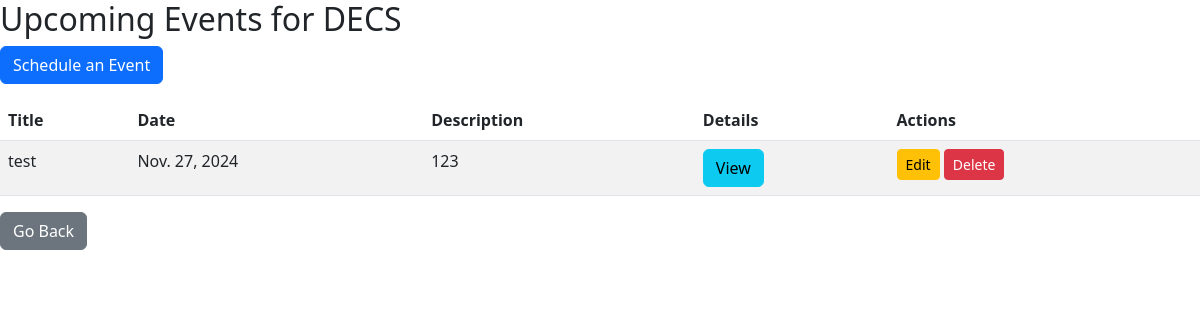
The app's page /society/1/events/ (signed in), older data.
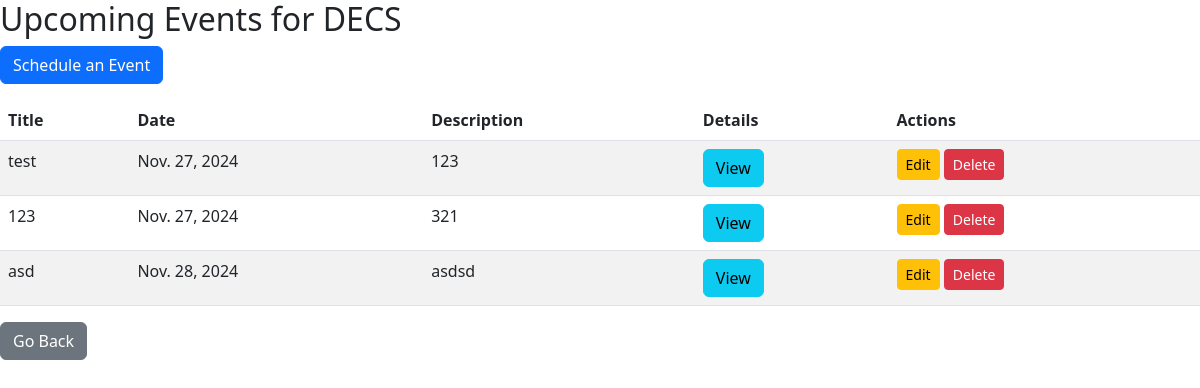
The same page, newer data.
### Society/models.py (models this page shows, shortened)
class Event(models.Model):
    society = models.ForeignKey(Society, on_delete=models.CASCADE, related_name="events")
    title = models.CharField(max_length=255)
    description = models.TextField()
    date = models.DateField()
    venue = models.CharField(max_length=255)
    created_at = models.DateTimeField(auto_now_add=True)
    created_by = models.ForeignKey(CustomUser, on_delete=models.CASCADE)
    image = models.ImageField(upload_to='events/images/', blank=True, null=True)
    video = models.FileField(upload_to='events/videos/', blank=True, null=True)
    is_participating_event = models.BooleanField(default=False)
    max_participants = models.PositiveIntegerField(null=True, blank=True)
    participants = models.ManyToManyField(CustomUser, related_name="participating_events", blank=True)
    banned_participants = models.ManyToManyField(CustomUser, related_name='banned_events', blank=True)

### Society/views.py (the view)
# urls.py: path('society/<int:society_id>/events/', sviews.upcoming_events, name='upcoming_events'),
@login_required
@login_required
def upcoming_events(request, society_id):
    society = get_object_or_404(Society, id=society_id)
    events = Event.objects.filter(society=society).order_by('date')
    is_admin = society.admins.filter(id=request.user.id).exists()
    context = {
        'society': society,
        'events': events,
        'is_admin': is_admin,
    }
    return render(request, 'upcoming_events.html', context)

### Templates/upcoming_events.html (shortened to what this page needs)
<!DOCTYPE html>
<html lang="en">
<head>
    <link href="https://cdn.jsdelivr.net/npm/bootstrap@5.3.0/dist/css/bootstrap.min.css" rel="stylesheet">
</head>
<body>
    <h2>Upcoming Events for {{ society.name }}</h2>
    {% if is_admin %}
        <a href="{% url 'create_event' society.id %}" class="btn btn-primary mb-3">Schedule an Event</a>
    {% endif %}
    <table class="table table-striped">
        <thead>
            <tr>
                <th>Title</th>
                <th>Date</th>
                <th>Description</th>
                <th>Details</th>
                {% if is_admin %}
                <th>Actions</th>
                {% endif %}
            </tr>
        </thead>
        <tbody>
            {% for event in events %}
            <tr>
                <td>{{ event.title }}</td>
                <td>{{ event.date }}</td>
                <td>{{ event.description }}</td>
                <td><a href="{% url 'event_detail' event.id %}" class="btn btn-info">View</a></td>
                {% if is_admin %}
                <td>
                    <a href="{% url 'edit_event' event.id %}" class="btn btn-warning btn-sm">Edit</a>
                    <form action="{% url 'delete_event' event.id %}" method="POST" style="display:inline;">
                        <button type="submit" class="btn btn-danger btn-sm" onclick="return confirm('Are you sure you want to delete this event?');">Delete</button>
                    </form>
                </td>
                {% endif %}
            </tr>
            {% endfor %}
        </tbody>
    </table>
    <a href="{% if society.id == 1 %}{% url 'decshome' %}
          {% elif society.id == 2 %}{% url 'acmhome' %}
          {% elif society.id == 3 %}{% url 'pcomhome' %}
          {% endif %}" class="btn btn-secondary">Go Back</a>
</body>
</html>

Row changes from the older to the newer data that the page shows:
added Event: title "123", date "Nov. 27, 2024", description "321"
added Event: title "asd", date "Nov. 28, 2024", description "asdsd"
